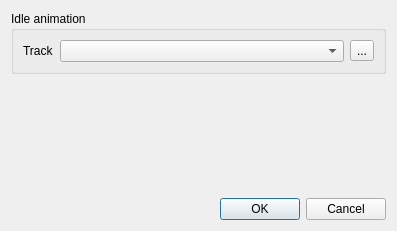
<?xml version="1.0" encoding="UTF-8"?>
<ui version="4.0">
 <class>DlgEntity</class>
 <widget class="QDialog" name="DlgEntity">
  <property name="geometry">
   <rect>
    <x>0</x>
    <y>0</y>
    <width>397</width>
    <height>231</height>
   </rect>
  </property>
  <property name="windowTitle">
   <string>Entity Instance</string>
  </property>
  <property name="windowIcon">
   <iconset resource="../resource/resource.qrc">
    <normaloff>:/16x16_ico_png/entity.png</normaloff>:/16x16_ico_png/entity.png</iconset>
  </property>
  <layout class="QVBoxLayout" name="verticalLayout">
   <item>
    <widget class="QGroupBox" name="groupBox_2">
     <property name="title">
      <string>Idle animation</string>
     </property>
     <layout class="QGridLayout" name="gridLayout">
      <item row="0" column="0">
       <widget class="QLabel" name="label">
        <property name="text">
         <string>Track</string>
        </property>
       </widget>
      </item>
      <item row="0" column="1">
       <layout class="QHBoxLayout" name="horizontalLayout">
        <item>
         <widget class="QComboBox" name="idleAnimation">
          <property name="sizePolicy">
           <sizepolicy hsizetype="MinimumExpanding" vsizetype="Fixed">
            <horstretch>0</horstretch>
            <verstretch>0</verstretch>
           </sizepolicy>
          </property>
          <property name="placeholderText">
           <string>Class Default</string>
          </property>
         </widget>
        </item>
        <item>
         <widget class="QToolButton" name="btnResetIdleAnimation">
          <property name="toolTip">
           <string>Reset idle track to nothing</string>
          </property>
          <property name="text">
           <string>...</string>
          </property>
          <property name="icon">
           <iconset resource="../resource/resource.qrc">
            <normaloff>:/16x16_ico_png/reset.png</normaloff>:/16x16_ico_png/reset.png</iconset>
          </property>
          <property name="autoRaise">
           <bool>false</bool>
          </property>
          <property name="arrowType">
           <enum>Qt::NoArrow</enum>
          </property>
         </widget>
        </item>
       </layout>
      </item>
     </layout>
    </widget>
   </item>
   <item>
    <spacer name="verticalSpacer">
     <property name="orientation">
      <enum>Qt::Vertical</enum>
     </property>
     <property name="sizeHint" stdset="0">
      <size>
       <width>20</width>
       <height>40</height>
      </size>
     </property>
    </spacer>
   </item>
   <item>
    <layout class="QHBoxLayout" name="horizontalLayout_4">
     <item>
      <spacer name="horizontalSpacer_2">
       <property name="orientation">
        <enum>Qt::Horizontal</enum>
       </property>
       <property name="sizeHint" stdset="0">
        <size>
         <width>40</width>
         <height>20</height>
        </size>
       </property>
      </spacer>
     </item>
     <item>
      <widget class="QPushButton" name="btnAccept">
       <property name="text">
        <string>OK</string>
       </property>
      </widget>
     </item>
     <item>
      <widget class="QPushButton" name="btnCancel">
       <property name="text">
        <string>Cancel</string>
       </property>
      </widget>
     </item>
    </layout>
   </item>
  </layout>
 </widget>
 <tabstops>
  <tabstop>idleAnimation</tabstop>
  <tabstop>btnResetIdleAnimation</tabstop>
  <tabstop>btnAccept</tabstop>
  <tabstop>btnCancel</tabstop>
 </tabstops>
 <resources>
  <include location="../resource/resource.qrc"/>
 </resources>
 <connections/>
</ui>
